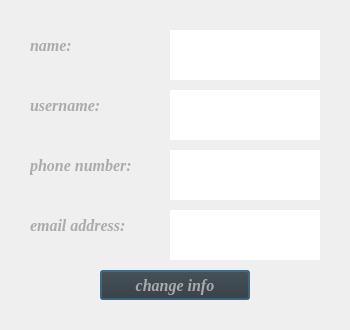
<?xml version="1.0" encoding="UTF-8"?>
<ui version="4.0">
 <class>my_info</class>
 <widget class="QDialog" name="my_info">
  <property name="geometry">
   <rect>
    <x>0</x>
    <y>0</y>
    <width>350</width>
    <height>330</height>
   </rect>
  </property>
  <property name="minimumSize">
   <size>
    <width>350</width>
    <height>330</height>
   </size>
  </property>
  <property name="maximumSize">
   <size>
    <width>350</width>
    <height>330</height>
   </size>
  </property>
  <property name="windowTitle">
   <string>Dialog</string>
  </property>
  <property name="styleSheet">
   <string notr="true"/>
  </property>
  <widget class="QLabel" name="label">
   <property name="geometry">
    <rect>
     <x>30</x>
     <y>30</y>
     <width>51</width>
     <height>30</height>
    </rect>
   </property>
   <property name="font">
    <font>
     <family>Georgia</family>
     <pointsize>12</pointsize>
     <weight>75</weight>
     <italic>true</italic>
     <bold>true</bold>
    </font>
   </property>
   <property name="styleSheet">
    <string notr="true">color: rgb(171, 171, 171);</string>
   </property>
   <property name="text">
    <string>name:</string>
   </property>
  </widget>
  <widget class="QLabel" name="label_5">
   <property name="geometry">
    <rect>
     <x>30</x>
     <y>150</y>
     <width>131</width>
     <height>30</height>
    </rect>
   </property>
   <property name="font">
    <font>
     <family>Georgia</family>
     <pointsize>12</pointsize>
     <weight>75</weight>
     <italic>true</italic>
     <bold>true</bold>
    </font>
   </property>
   <property name="styleSheet">
    <string notr="true">color: rgb(171, 171, 171);</string>
   </property>
   <property name="text">
    <string>phone number:</string>
   </property>
  </widget>
  <widget class="QLabel" name="label_3">
   <property name="geometry">
    <rect>
     <x>30</x>
     <y>90</y>
     <width>91</width>
     <height>30</height>
    </rect>
   </property>
   <property name="font">
    <font>
     <family>Georgia</family>
     <pointsize>12</pointsize>
     <weight>75</weight>
     <italic>true</italic>
     <bold>true</bold>
    </font>
   </property>
   <property name="styleSheet">
    <string notr="true">color: rgb(171, 171, 171);</string>
   </property>
   <property name="text">
    <string>username:</string>
   </property>
  </widget>
  <widget class="QLabel" name="label_7">
   <property name="geometry">
    <rect>
     <x>30</x>
     <y>210</y>
     <width>131</width>
     <height>30</height>
    </rect>
   </property>
   <property name="font">
    <font>
     <family>Georgia</family>
     <pointsize>12</pointsize>
     <weight>75</weight>
     <italic>true</italic>
     <bold>true</bold>
    </font>
   </property>
   <property name="styleSheet">
    <string notr="true">color: rgb(171, 171, 171);</string>
   </property>
   <property name="text">
    <string>email address:</string>
   </property>
  </widget>
  <widget class="QPushButton" name="pushButton">
   <property name="geometry">
    <rect>
     <x>100</x>
     <y>270</y>
     <width>150</width>
     <height>30</height>
    </rect>
   </property>
   <property name="font">
    <font>
     <family>Georgia</family>
     <pointsize>12</pointsize>
     <weight>75</weight>
     <italic>true</italic>
     <bold>true</bold>
    </font>
   </property>
   <property name="cursor">
    <cursorShape>PointingHandCursor</cursorShape>
   </property>
   <property name="toolTip">
    <string>change info</string>
   </property>
   <property name="styleSheet">
    <string notr="true">color: rgb(171, 171, 171);
background-color: rgb(50, 50, 50);</string>
   </property>
   <property name="text">
    <string>change info</string>
   </property>
  </widget>
  <widget class="QListWidget" name="listWidget">
   <property name="geometry">
    <rect>
     <x>170</x>
     <y>30</y>
     <width>150</width>
     <height>50</height>
    </rect>
   </property>
   <property name="font">
    <font>
     <family>Georgia</family>
     <pointsize>12</pointsize>
     <weight>75</weight>
     <italic>true</italic>
     <bold>true</bold>
    </font>
   </property>
   <property name="frameShape">
    <enum>QFrame::NoFrame</enum>
   </property>
  </widget>
  <widget class="QListWidget" name="listWidget_2">
   <property name="geometry">
    <rect>
     <x>170</x>
     <y>90</y>
     <width>150</width>
     <height>50</height>
    </rect>
   </property>
   <property name="font">
    <font>
     <family>Georgia</family>
     <pointsize>12</pointsize>
     <weight>75</weight>
     <italic>true</italic>
     <bold>true</bold>
    </font>
   </property>
   <property name="frameShape">
    <enum>QFrame::NoFrame</enum>
   </property>
  </widget>
  <widget class="QListWidget" name="listWidget_3">
   <property name="geometry">
    <rect>
     <x>170</x>
     <y>150</y>
     <width>150</width>
     <height>50</height>
    </rect>
   </property>
   <property name="font">
    <font>
     <family>Georgia</family>
     <pointsize>12</pointsize>
     <weight>75</weight>
     <italic>true</italic>
     <bold>true</bold>
    </font>
   </property>
   <property name="frameShape">
    <enum>QFrame::NoFrame</enum>
   </property>
  </widget>
  <widget class="QListWidget" name="listWidget_4">
   <property name="geometry">
    <rect>
     <x>170</x>
     <y>210</y>
     <width>150</width>
     <height>50</height>
    </rect>
   </property>
   <property name="font">
    <font>
     <family>Georgia</family>
     <pointsize>12</pointsize>
     <weight>75</weight>
     <italic>true</italic>
     <bold>true</bold>
    </font>
   </property>
   <property name="frameShape">
    <enum>QFrame::NoFrame</enum>
   </property>
  </widget>
 </widget>
 <resources/>
 <connections/>
</ui>
